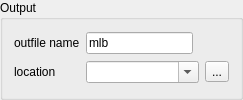
                       <widget class="QGroupBox" name="groupBox_12">
                        <property name="sizePolicy">
                         <sizepolicy hsizetype="Preferred" vsizetype="Fixed">
                          <horstretch>0</horstretch>
                          <verstretch>0</verstretch>
                         </sizepolicy>
                        </property>
                        <property name="title">
                         <string>Output</string>
                        </property>
                        <layout class="QGridLayout" name="gridLayout_15">
                         <item row="0" column="0">
                          <widget class="QLabel" name="label_36">
                           <property name="toolTip">
                            <string>Main result file.</string>
                           </property>
                           <property name="text">
                            <string>outfile name</string>
                           </property>
                          </widget>
                         </item>
                         <item row="0" column="1">
                          <widget class="QLineEdit" name="lineEdit_9">
                           <property name="maximumSize">
                            <size>
                             <width>107</width>
                             <height>16777215</height>
                            </size>
                           </property>
                           <property name="text">
                            <string>mlb</string>
                           </property>
                           <property name="dragEnabled">
                            <bool>true</bool>
                           </property>
                          </widget>
                         </item>
                         <item row="0" column="2">
                          <spacer name="horizontalSpacer_3">
                           <property name="orientation">
                            <enum>Qt::Horizontal</enum>
                           </property>
                           <property name="sizeHint" stdset="0">
                            <size>
                             <width>0</width>
                             <height>20</height>
                            </size>
                           </property>
                          </spacer>
                         </item>
                         <item row="1" column="0">
                          <widget class="QLabel" name="label_37">
                           <property name="text">
                            <string>location</string>
                           </property>
                          </widget>
                         </item>
                         <item row="1" column="1" colspan="2">
                          <widget class="QComboBox" name="comboBox_19">
                           <property name="sizePolicy">
                            <sizepolicy hsizetype="Expanding" vsizetype="Fixed">
                             <horstretch>0</horstretch>
                             <verstretch>0</verstretch>
                            </sizepolicy>
                           </property>
                           <property name="editable">
                            <bool>true</bool>
                           </property>
                          </widget>
                         </item>
                         <item row="1" column="3">
                          <widget class="QToolButton" name="toolButton_6">
                           <property name="text">
                            <string>...</string>
                           </property>
                          </widget>
                         </item>
                        </layout>
                       </widget>
